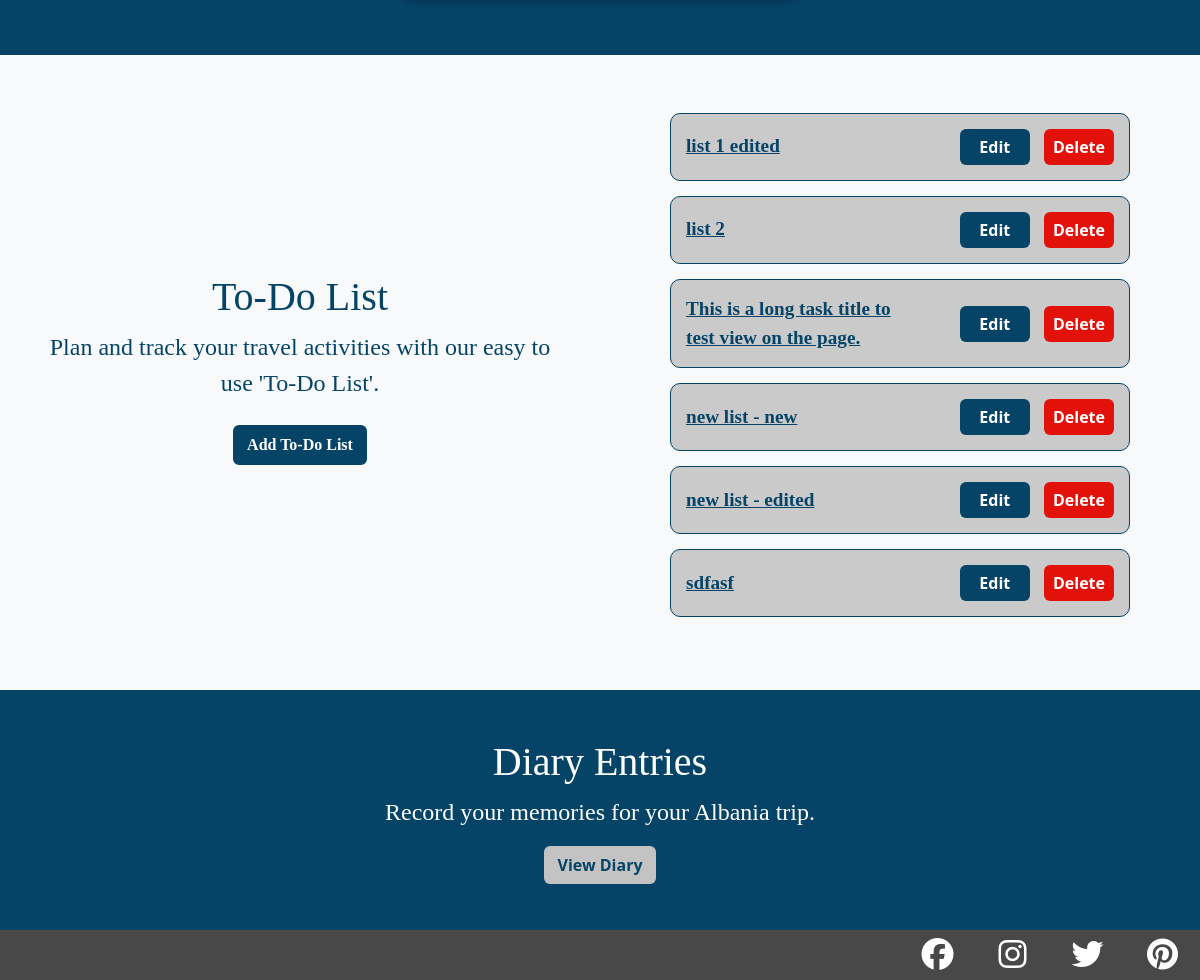
Page /diary/country/1 (signed in, lower part) on the earlier database version.
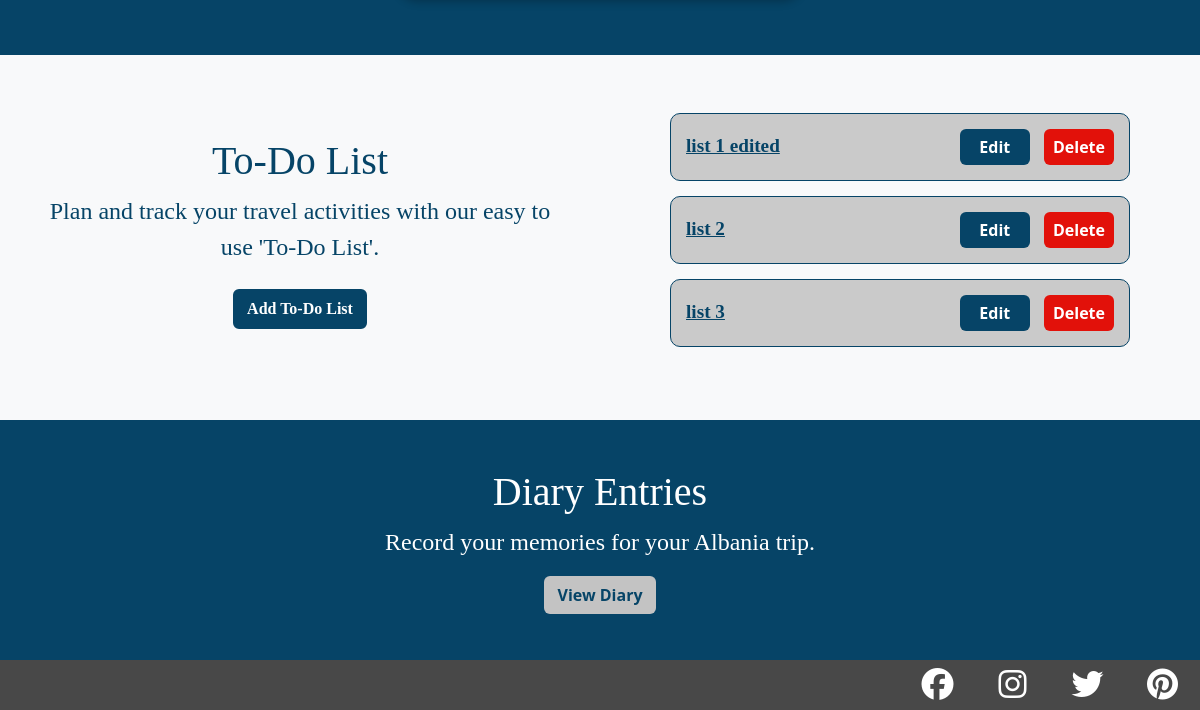
Same page on the later database version.
### to_do_list/models.py (models this page shows, shortened)
class ToDoList(models.Model):
    user = models.ForeignKey(User, on_delete=models.CASCADE)
    country = models.ForeignKey(Country, on_delete=models.CASCADE,
                                related_name="country_to_do")
    title = models.CharField(max_length=200)
    description = models.TextField(null=True, blank=True)
    complete = models.BooleanField(default=False)
    created = models.DateTimeField(auto_now_add=True)

### diary/views.py (the view, shortened to what this page needs)
# urls.py: path('country/<int:pk>',CountryView.as_view(), name="country"),
class CountryView(LoginRequiredMixin, View):
    login_url = '/login/required'
    redirect_field_name = 'redirect_to'
    def get(self, request, pk, *args, **kwargs):
        countries = Country.objects.all()
        country = get_object_or_404(countries, pk=pk)
        lists = ToDoList.objects.filter(user=request.user, country=country)
        visited = Visit.objects.filter(user_id=request.user.id)
        if visited.filter(country=country).exists():
            country_visited = visited.get(country=country)
            return render(
                    request,
                    "diary/country.html",
                    {
                        "country": country,
                        "visit_form": VisitForm(instance=country_visited),
                        'lists': lists
                    },
            )

### diary/templates/diary/country.html (shortened to what this page needs)
{% extends "base.html" %}
{% block content %}
{% load crispy_forms_tags %}
<div class="row text-center m-0 blue-background">
    <div class="col-3 d-flex justify-content-center p-5 d-none d-lg-block">
    </div>
    <div class="col-12 col-lg-6 d-flex justify-content-center align-self-center p-5">
        <div>
        </div>
    </div>
    <div class="col-3 d-flex justify-content-center p-5 d-none d-lg-block">
    </div>
</div>
<div class="row m-0 off-white-background">
    <div class="col-12 col-lg-6 d-flex justify-content-center align-self-center text-center px-5 pt-5 p-lg-5">
        <div id="to_do_list_location">
            <h4>To-Do List</h4>
            <p>Plan and track your travel activities with our easy to use 'To-Do List'.</p>
            <a class="btn btn-travel m-2" href="{% url 'add-list' country.pk %}">Add To-Do List</a>
        </div>
    </div>
    <div class="col m-lg-5 justify-content-center align-self-center">
        {% if lists %}
            <div class="list-container">
                {% for list in lists %}
                    <div class="to-do-list-link-row">
                        <a class="to-do-list-link" href="{% url 'to-do-items' list.pk %}"><li> {{ list.title }} </li></a>
                        <div class="ms-lg-auto">
                            <a class="to-do-list-buttons to-do-list-edit btn" href="{% url 'edit-list' list.pk %}">Edit</a>
                            <a class="to-do-list-buttons to-do-list-delete btn" href="{% url 'delete-list' list.pk %}">Delete</a>
                        </div>
                    </div>
                {% endfor %}
            </div>
        {% else %}
            <h3 class="text-center">Currently you have no 'To-Do Lists'!</h3>
        {% endif %}
    </div>
</div>
<div class="row m-0 text-center blue-background">
    <div class="col-12 d-flex justify-content-center align-self-center p-5">
        <div class="w-75 mb-5">
            <h4>Diary Entries</h4>
            <p>Record your memories for your {{ country.name }} trip.</p>
            <a class="btn btn-off-white-background" href="{% url 'diary-all-posts' country.pk %}">View Diary</a>
        </div>
    </div>
</div>
{% endblock content %}

Differences in the rows shown:
removed ToDoList: title "This is a long task title to test view on the page."
removed ToDoList: title "new list - new"
removed ToDoList: title "new list - edited"
removed ToDoList: title "sdfasf"
added ToDoList: title "list 3"
